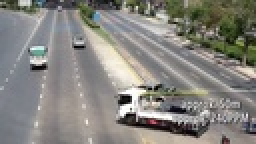
#> input picture img/4K camera example for Traffic Monitoring (Road)_103.jpg, 128 x 72 px, shrunk from 640 x 360 before the run, given in place of hr_29.png, which was not available (shown 2 times larger)
$ python alpha_matting.py
#> lines starting #> are read from the running program, lines starting #| are printed output that depends on the picture; pictures that were not available may be replaced by others from this repository, and a replacement may not be noted
import numpy as np
import numpy.linalg
import scipy.sparse
import scipy.sparse.linalg
from PIL import Image
from numba import njit

def main():
    # configure paths here
    image_path  = "E:\Projects\Thesis\LR Frames\[05] VIRAT Student Campus\hr\hr_29.png"
    trimap_path = "E:\Projects\Thesis\Corgi-Surveillance\Mask\[05] VIRAT Student Campus LR_x2\BG Mask 29.png"
    alpha_path  = "alpha.png"
    cutout_path = "cutout.png"

    # load and convert to [0, 1] range
    image  = np.array(Image.open( image_path).convert("RGB"))/255.0
    trimap = np.array(Image.open(trimap_path).convert(  "L"))/255.0
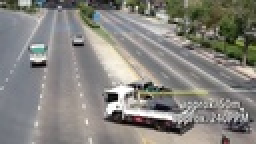
#> input picture img/4K camera example for Traffic Monitoring (Road)_105.jpg, 128 x 72 px, shrunk from 640 x 360 before the run, given in place of BG Mask 29.png, which was not available (shown 2 times larger)
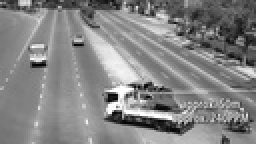
#> trimap: shape (72, 128) float64 (shown 2 times larger); min 0.00392, max 1, mean 0.519

    # make matting laplacian
    i,j,v = closed_form_laplacian(image)
    h,w = trimap.shape
#> h = 72; w = 128
    L = scipy.sparse.csr_matrix((v, (i, j)), shape=(w*h, w*h))

    # build linear system
    A, b = make_system(L, trimap)
#> in make_system, `d = is_known.astype(np.float64)`: d = 9216 values, max 1 at index 45, min 0 at index 0, mean 0.039
#> in make_system, `b = constraint_factor*is_fg.astype(np.float64)`: b = 9216 values, max 100 at index 975, min 0 at index 0, mean 2.4

    # solve sparse linear system
    print("solving linear system...")
    alpha = scipy.sparse.linalg.spsolve(A, b).reshape(h, w)
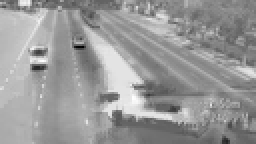
#> alpha: shape (72, 128) float64 (shown 2 times larger); min -0.787, max 1.21, mean 0.415; drawn with min black and max white

    # stack rgb and alpha
    cutout = np.concatenate([image, alpha[:, :, np.newaxis]], axis=2)
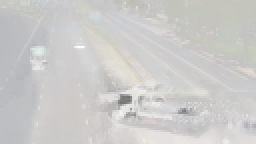
#> cutout: shape (72, 128, 4) float64 (shown 2 times larger); mean R, G, B, A 0.527, 0.52, 0.499, 0.415; transparent parts drawn white

    # clip and convert to uint8 for PIL
    cutout = np.clip(cutout*255, 0, 255).astype(np.uint8)
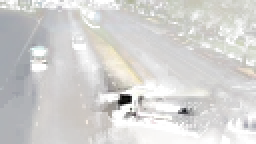
#> cutout: shape (72, 128, 4) (shown 2 times larger); mean R, G, B, A 134.4, 132.7, 127.1, 106; transparent parts drawn white
    alpha  = np.clip( alpha*255, 0, 255).astype(np.uint8)
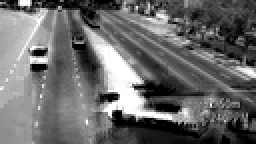
#> alpha: shape (72, 128) (shown 2 times larger); min 0, max 255, mean 106

    # save and show
    Image.fromarray(alpha ).save( alpha_path)
    Image.fromarray(cutout).save(cutout_path)
    Image.fromarray(alpha ).show()
    Image.fromarray(cutout).show()

@njit
def closed_form_laplacian(image, epsilon=1e-7, r=1):
    h,w = image.shape[:2]
    window_area = (2*r + 1)**2
    n_vals = (w - 2*r)*(h - 2*r)*window_area**2
    k = 0
    # data for matting laplacian in coordinate form
    i = np.empty(n_vals, dtype=np.int32)
    j = np.empty(n_vals, dtype=np.int32)
    v = np.empty(n_vals, dtype=np.float64)

    # for each pixel of image
    for y in range(r, h - r):
        for x in range(r, w - r):

            # gather neighbors of current pixel in 3x3 window
            n = image[y-r:y+r+1, x-r:x+r+1]
            u = np.zeros(3)
            for p in range(3):
                u[p] = n[:, :, p].mean()
            c = n - u

            # calculate covariance matrix over color channels
            cov = np.zeros((3, 3))
            for p in range(3):
                for q in range(3):
                    cov[p, q] = np.mean(c[:, :, p]*c[:, :, q])

            # calculate inverse covariance of window
            inv_cov = np.linalg.inv(cov + epsilon/window_area * np.eye(3))

            # for each pair ((xi, yi), (xj, yj)) in a 3x3 window
            for dyi in range(2*r + 1):
                for dxi in range(2*r + 1):
                    for dyj in range(2*r + 1):
                        for dxj in range(2*r + 1):
                            i[k] = (x + dxi - r) + (y + dyi - r)*w
                            j[k] = (x + dxj - r) + (y + dyj - r)*w
                            temp = c[dyi, dxi].dot(inv_cov).dot(c[dyj, dxj])
                            v[k] = (1.0 if (i[k] == j[k]) else 0.0) - (1 + temp)/window_area
                            k += 1
        print("generating matting laplacian", y - r + 1, "/", h - 2*r)

    return i, j, v

def make_system(L, trimap, constraint_factor=100.0):
    # split trimap into foreground, background, known and unknown masks
    is_fg = (trimap > 0.9).flatten()
    is_bg = (trimap < 0.1).flatten()
    is_known = is_fg | is_bg
    is_unknown = ~is_known

    # diagonal matrix to constrain known alpha values
    d = is_known.astype(np.float64)
    D = scipy.sparse.diags(d)

    # combine constraints and graph laplacian
    A = constraint_factor*D + L
    # constrained values of known alpha values
    b = constraint_factor*is_fg.astype(np.float64)

    return A, b

if __name__ == "__main__":
    main()
